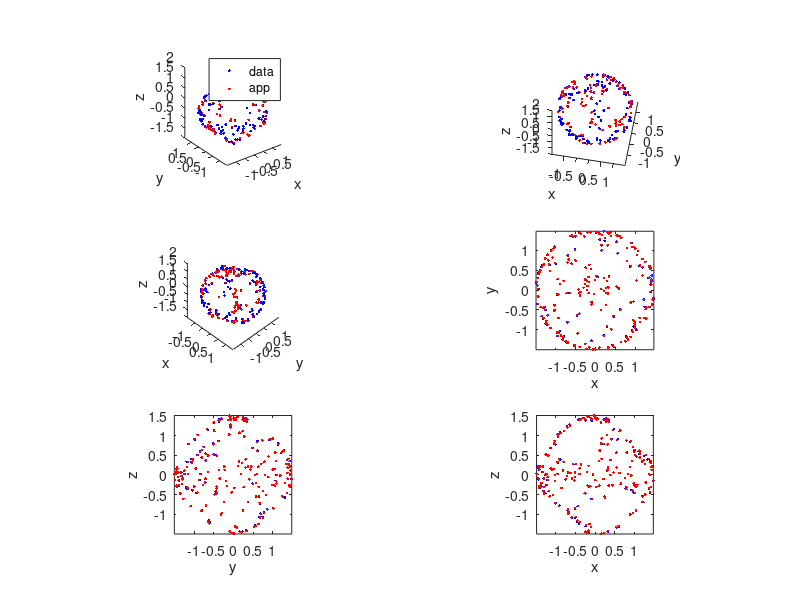

Recreate this plot in MATLAB.
clc;clear all;
load 3pointsapp200

subplot(3,2,1)
plot3(F(:,1),F(:,2),F(:,3),'.b');
axis('image')
xlabel('x');
ylabel('y');
zlabel('z');
hold on
plot3(F1(:,1),F1(:,2),F1(:,3),'.r');
legend('data','app')
view(3);

subplot(3,2,2)
plot3(F(:,1),F(:,2),F(:,3),'.b');
axis('image')
xlabel('x');
ylabel('y');
zlabel('z');
hold on
plot3(F1(:,1),F1(:,2),F1(:,3),'.r');
view([10,60]);

subplot(3,2,3)
plot3(F(:,1),F(:,2),F(:,3),'.b');
axis('image')
xlabel('x');
ylabel('y');
zlabel('z');
hold on
plot3(F1(:,1),F1(:,2),F1(:,3),'.r');
view([45,45]);

subplot(3,2,4)
plot(F(:,1),F(:,2),'.b');
axis('image')
xlabel('x');
ylabel('y');
hold on
plot(F1(:,1),F1(:,2),'.r');

subplot(3,2,5)
plot(F1(:,2),F1(:,3),'.b');
axis('image')
xlabel('y');
ylabel('z');
hold on
plot(F(:,2),F(:,3),'.r');

subplot(3,2,6)
plot(F(:,1),F(:,3),'.b');
axis('image')
xlabel('x');
ylabel('z');
hold on
plot(F1(:,1),F1(:,3),'.r');


